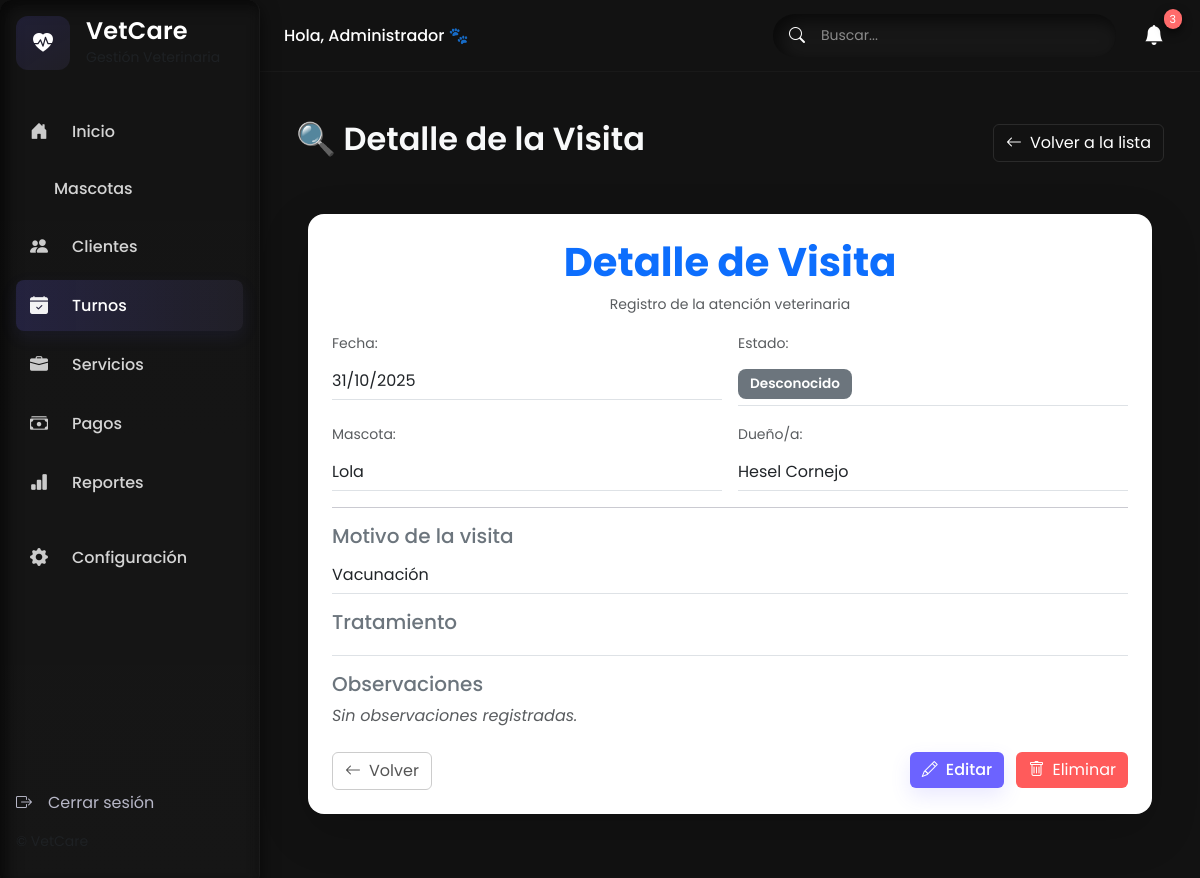
Page /visitas/4/ on the committed database.
### mascotas/models.py (models this page shows, shortened)
class Visita(models.Model):
    mascota = models.ForeignKey(Mascota, on_delete=models.CASCADE, related_name='visitas')
    fecha = models.DateField()
    motivo = models.TextField(max_length=200)
    tratamiento = models.TextField(blank=True)
    peso = models.DecimalField(max_digits=5, decimal_places=2, blank=True, null=True)

class Mascota(models.Model):
    nombre = models.CharField(max_length=100)
    especie = models.CharField(max_length=50)
    raza = models.CharField(max_length=50, blank=True, null=True)
    edad = models.IntegerField(blank=True, null=True)
    dueño = models.ForeignKey(Dueño, on_delete=models.CASCADE, related_name='mascotas')

class Dueño(models.Model):
    nombre = models.CharField(max_length=100)
    telefono = models.CharField(max_length=20)
    email = models.EmailField(blank=True, null=True)

### mascotas/views.py (the view)
# urls.py: path('visitas/<int:pk>/', VisitaDetailView.as_view(), name='visita_detail'),
class VisitaDetailView(DetailView):
    model = Visita
    template_name = 'visita_detail.html'
    context_object_name = 'visita'

### VetCareDemo/mascotas/templates/visita_detail.html (shortened to what this page needs)
{% extends 'base.html' %}
{% load static %}
{% block content %}
<div class="container-fluid py-4">
  <div class="d-flex justify-content-between align-items-center mb-4">
    <h2 class="text-light fw-semibold">🔍 Detalle de la Visita</h2>
    <a href="{% url 'visita_list' %}" class="btn btn-outline-light">
      <i class="bi bi-arrow-left me-2"></i>Volver a la lista
    </a>
  </div>
  <div class="container py-4">
    <div class="ficha-visita mx-auto bg-white rounded-4 shadow-lg p-4" style="max-width: 900px;">
      <div class="text-center mb-3">
        <h2 class="display-6 fw-bold text-primary">Detalle de Visita</h2>
        <div class="small text-muted">Registro de la atención veterinaria</div>
      </div>
      <div class="row g-3 mb-3">
        <div class="col-md-6">
          <label class="form-label text-muted small">Fecha:</label>
          <div class="form-control-plaintext border-bottom">{{ visita.fecha|date:"d/m/Y" }}</div>
        </div>
        <div class="col-md-6">
          <label class="form-label text-muted small">Estado:</label>
          <div class="form-control-plaintext border-bottom">
            {% if visita.estado == "pendiente" %}
              <span class="badge bg-warning text-dark">Pendiente</span>
            {% elif visita.estado == "confirmada" %}
              <span class="badge bg-info">Confirmada</span>
            {% elif visita.estado == "completada" %}
              <span class="badge bg-success">Completada</span>
            {% else %}
              <span class="badge bg-secondary">Desconocido</span>
            {% endif %}
          </div>
        </div>
        <div class="col-md-6">
          <label class="form-label text-muted small">Mascota:</label>
          <div class="form-control-plaintext border-bottom">{{ visita.mascota.nombre }}</div>
        </div>
        <div class="col-md-6">
          <label class="form-label text-muted small">Dueño/a:</label>
          <div class="form-control-plaintext border-bottom">{{ visita.mascota.dueño.nombre }}</div>
        </div>
      </div>
      <hr>
      <div class="mb-3">
        <h5 class="text-secondary mb-2">Motivo de la visita</h5>
        <div class="form-control-plaintext border-bottom">{{ visita.motivo }}</div>
      </div>
      <div class="mb-3">
        <h5 class="text-secondary mb-2">Tratamiento</h5>
        <div class="form-control-plaintext border-bottom">{{ visita.tratamiento }}</div>
      </div>
      <div class="mb-4">
        <h5 class="text-secondary mb-2">Observaciones</h5>
        {% if visita.observaciones %}
          <div class="form-control-plaintext border-bottom">{{ visita.observaciones }}</div>
        {% else %}
          <div class="text-muted fst-italic">Sin observaciones registradas.</div>
        {% endif %}
      </div>
      <div class="d-flex justify-content-between">
        <a href="{% url 'visita_list' %}" class="btn btn-outline-secondary">
          <i class="bi bi-arrow-left me-2"></i>Volver
        </a>
        <div>
          <a href="{% url 'visita_edit' visita.id %}" class="btn btn-primary me-2">
            <i class="bi bi-pencil me-2"></i>Editar
          </a>
          <a href="{% url 'visita_delete' visita.id %}" class="btn btn-danger">
            <i class="bi bi-trash me-2"></i>Eliminar
          </a>
        </div>
      </div>
    </div>
  </div>
</div>
{% endblock %}

### VetCareDemo/mascotas/templates/static/css/style.css (style rules this page uses)
:root { --bg-dark: #121212; --panel-dark: #1E1E2F; --muted: #B7B7C7; --white: #FFFFFF; --primary: #6C63FF; --primary-2: #A393FF; --accent: #7FD3FF; --card-radius: 12px; --soft-shadow: 10px 10px 30px rgba(0,0,0,0.6); --inset-shadow: inset 6px 6px 16px rgba(0,0,0,0.6); --blur-shadow: 0 6px 18px rgba(0,0,0,0.6); }
* { box-sizing: border-box; }
html,body { height:100%; background: var(--bg-dark); font-family: 'Poppins', system-ui, -apple-system, "Segoe UI", Roboto, "Helvetica Neue", Arial; color: var(--white); -webkit-font-smoothing:antialiased; -moz-osx-font-smoothing:grayscale; margin:0; }
.btn-primary { background-color: #0056b3; border-color: #0056b3; transition: all 0.3s ease; }
.btn-primary { background: var(--primary); border-color: transparent; box-shadow: 0 8px 20px rgba(108,99,255,0.14); transition: transform .18s ease, box-shadow .18s ease; }
.btn-outline-light { border-color: rgba(255,255,255,0.08); color:var(--white); }
.badge { padding: 8px 12px; border-radius: 999px; font-weight:600; font-size: 12px; }
.btn-outline-light { border: 1px solid rgba(255,255,255,0.1); color: var(--white); }
.badge { font-size: 0.85rem; border-radius: 8px; }
.btn-primary { background-color: #6c63ff; border: none; font-weight: 500; }
.btn-outline-secondary { border-color: #ccc; color: #555; }
.badge { border-radius: 8px; }
hr { border-top: 1px solid #2e2e48; }
.btn-danger { background-color: #ff5b5b; border: none; }

### rows in the picture
Visita: fecha "31/10/2025", mascota.nombre "Lola", mascota.dueño.nombre "Hesel Cornejo", motivo "Vacunación"
